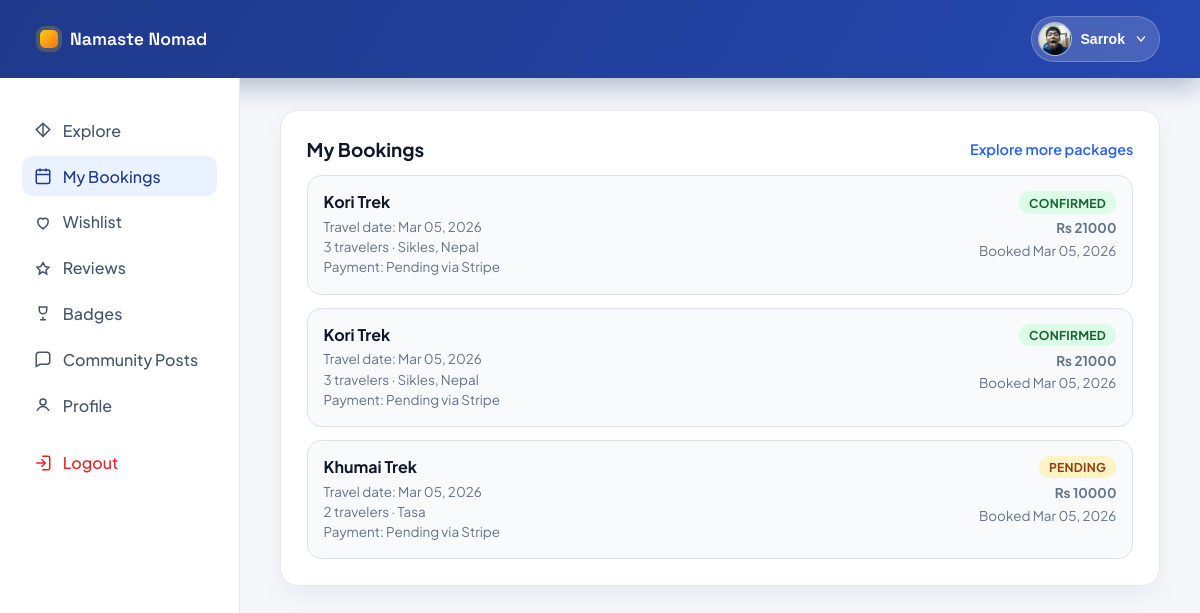
Page /accounts/traveler/bookings/ (signed in) on the earlier database version.
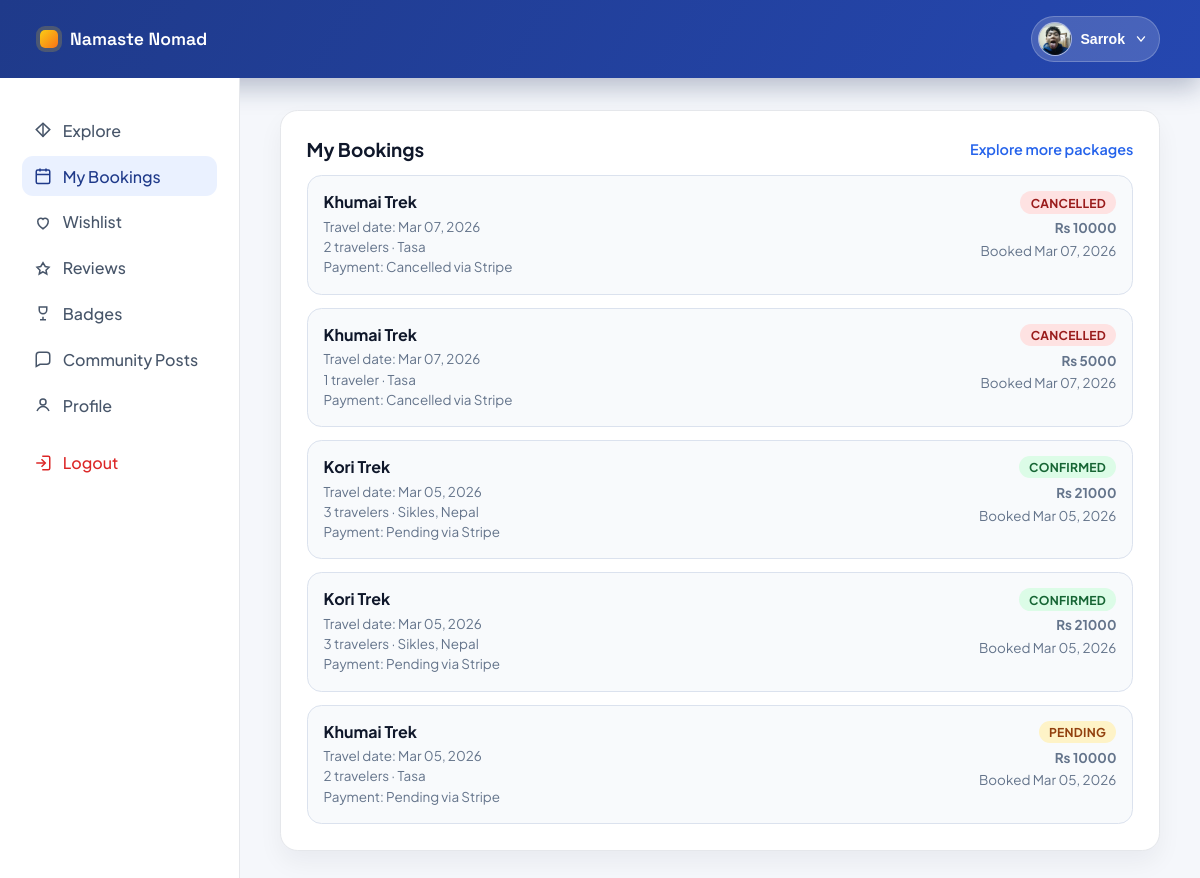
Same page on the later database version.
### accounts/models.py (models this page shows, shortened)
class TravelerProfile(models.Model):
    GENDER_CHOICES = (
        ('male', 'Male'),
        ('female', 'Female'),
        ('other', 'Other'),
        ('', 'Prefer not to say'),
    )
    user = models.OneToOneField(User, on_delete=models.CASCADE, related_name='traveler_profile')
    date_of_birth = models.DateField(blank=True, null=True)
    gender = models.CharField(max_length=20, choices=GENDER_CHOICES, blank=True)
    nationality = models.CharField(max_length=80, blank=True)
    bio = models.TextField(blank=True)
    avatar = models.ImageField(upload_to='avatars/', blank=True, null=True)
    created_at = models.DateTimeField(auto_now_add=True)

class User(AbstractUser):
    USER_TYPE_CHOICES = (
        ('vendor', 'Vendor'),
        ('traveler', 'Traveler'),
        ('admin', 'Admin'),
    )
    user_type = models.CharField(max_length=10, choices=USER_TYPE_CHOICES)
    phone = models.CharField(max_length=20, blank=True, null=True)
    is_verified = models.BooleanField(default=False)

### core/models.py (models this page shows, shortened)
class Booking(models.Model):
    STATUS_PAYMENT_PENDING = 'payment_pending'
    STATUS_PENDING = 'pending'
    STATUS_CONFIRMED = 'confirmed'
    STATUS_CANCELLED = 'cancelled'
    STATUS_CHOICES = [
        (STATUS_PAYMENT_PENDING, 'Payment Pending'),
        (STATUS_PENDING, 'Pending'),
        (STATUS_CONFIRMED, 'Confirmed'),
        (STATUS_CANCELLED, 'Cancelled'),
    ]
    PAYMENT_METHOD_STRIPE = 'stripe'
    PAYMENT_METHOD_ESEWA = 'esewa'
    PAYMENT_METHOD_KHALTI = 'khalti'
    PAYMENT_METHOD_CHOICES = [
        (PAYMENT_METHOD_STRIPE, 'Stripe'),
        (PAYMENT_METHOD_ESEWA, 'eSewa'),
        (PAYMENT_METHOD_KHALTI, 'Khalti'),
    ]
    PAYMENT_STATUS_PENDING = 'pending'
    PAYMENT_STATUS_PAID = 'paid'
    PAYMENT_STATUS_CANCELLED = 'cancelled'
    PAYMENT_STATUS_EXPIRED = 'expired'
    PAYMENT_STATUS_CHOICES = [
        (PAYMENT_STATUS_PENDING, 'Pending'),
        (PAYMENT_STATUS_PAID, 'Paid'),
        (PAYMENT_STATUS_CANCELLED, 'Cancelled'),
        (PAYMENT_STATUS_EXPIRED, 'Expired'),
    ]
    SOURCE_CHOICES = [
        ('direct', 'Direct'),
        ('partner', 'Partner'),
        ('social', 'Social'),
        ('marketplace', 'Marketplace'),
    ]
    package = models.ForeignKey(Package, on_delete=models.CASCADE, related_name='bookings')
    traveler = models.ForeignKey(
        settings.AUTH_USER_MODEL,
        on_delete=models.SET_NULL,
        related_name='traveler_bookings',
        null=True,
        blank=True,
    )
    number_of_people = models.PositiveIntegerField(default=1)
    travel_date = models.DateField(default=date.today)
    special_notes = models.TextField(blank=True)
    start_date = models.DateField(null=True, blank=True)
    end_date = models.DateField(null=True, blank=True)
    status = models.CharField(max_length=20, choices=STATUS_CHOICES, default=STATUS_PAYMENT_PENDING)
    payment_method = models.CharField(
        max_length=20,
        choices=PAYMENT_METHOD_CHOICES,
        default=PAYMENT_METHOD_STRIPE,
    )
    payment_status = models.CharField(
        max_length=20,
        choices=PAYMENT_STATUS_CHOICES,
        default=PAYMENT_STATUS_PENDING,
    )
    payment_reference = models.CharField(max_length=255, blank=True)
    stripe_checkout_session_id = models.CharField(max_length=255, blank=True)
    paid_at = models.DateTimeField(null=True, blank=True)
    payment_expires_at = models.DateTimeField(null=True, blank=True)
    source = models.CharField(max_length=20, choices=SOURCE_CHOICES, default='direct')
    total_price = models.DecimalField(
        max_digits=10,
        decimal_places=2,
        validators=[MinValueValidator(0)],
    )
    created_at = models.DateTimeField(auto_now_add=True)

class Package(models.Model):
    DIFFICULTY_CHOICES = (
        ('easy', 'Easy'),
        ('moderate', 'Moderate'),
        ('challenging', 'Challenging'),
        ('expedition', 'Expedition'),
    )
    CATEGORY_TREK = 'TREK'
    CATEGORY_TOUR = 'TOUR'
    CATEGORY_CHOICES = (
        (CATEGORY_TREK, 'Trek'),
        (CATEGORY_TOUR, 'Tour'),
    )
    vendor = models.ForeignKey(
        settings.AUTH_USER_MODEL,
        on_delete=models.CASCADE,
        related_name='vendor_packages',
    )
    title = models.CharField(max_length=200)
    category = models.CharField(max_length=10, choices=CATEGORY_CHOICES, default=CATEGORY_TREK)
    location = models.CharField(max_length=120, blank=True)
    description = models.TextField(blank=True)
    itinerary = models.TextField(blank=True)
    inclusions = models.TextField(blank=True)
    exclusions = models.TextField(blank=True)
    duration_days = models.PositiveSmallIntegerField(blank=True, null=True)
    difficulty = models.CharField(max_length=20, choices=DIFFICULTY_CHOICES, blank=True)
    group_size = models.PositiveSmallIntegerField(blank=True, null=True)
    available_slots = models.PositiveIntegerField(default=10)
    best_season = models.CharField(max_length=100, blank=True)
    image_url = models.URLField(blank=True)
    price = models.DecimalField(
        max_digits=10,
        decimal_places=2,
        validators=[MinValueValidator(0)],
    )
    is_active = models.BooleanField(default=True)
    views_count = models.PositiveIntegerField(default=0)
    created_at = models.DateTimeField(auto_now_add=True)

### accounts/views.py (the view)
# urls.py: path('traveler/bookings/', views.traveler_bookings, name='traveler_bookings'),
@never_cache
@login_required(login_url='traveler_login')
def traveler_bookings(request):
    if not _ensure_traveler(request):
        return redirect('traveler_login')
    profile = _get_traveler_profile(request.user)
    if profile is None:
        profile = TravelerProfile.objects.create(user=request.user)
    bookings = Booking.objects.filter(traveler=request.user).select_related(
        'package',
    ).order_by('-created_at')
    return render(request, 'accounts/traveler_bookings.html', {
        'traveler_profile': profile,
        'bookings': bookings,
        'active_page': 'bookings',
    })

### accounts/templates/accounts/traveler_bookings.html (shortened to what this page needs)
{% extends "accounts/traveler_base.html" %}
{% block traveler_content %}
    <section class="card bookings-card">
        <div class="section-head">
            <h1>My Bookings</h1>
            <a href="{% url 'traveler_home' %}">Explore more packages</a>
        </div>
        {% if bookings %}
            <div class="bookings-list">
                {% for booking in bookings %}
                    <article class="booking-item">
                        <div class="booking-item-main">
                            <h3><a href="{% url 'package_detail' booking.package.id %}">{{ booking.package.title }}</a></h3>
                            <p>Travel date: {{ booking.travel_date|date:"M d, Y" }}</p>
                            <p>{{ booking.number_of_people }} traveler{{ booking.number_of_people|pluralize }} · {{ booking.package.location|default:"Nepal" }}</p>
                            <p>Payment: {{ booking.get_payment_status_display }} via {{ booking.get_payment_method_display }}</p>
                        </div>
                        <div class="booking-item-meta">
                            <span class="status-pill status-{{ booking.status }}">{{ booking.get_status_display }}</span>
                            <strong>Rs {{ booking.total_price|floatformat:0 }}</strong>
                            <span>Booked {{ booking.created_at|date:"M d, Y" }}</span>
                        </div>
                    </article>
                {% endfor %}
            </div>
        {% else %}
            <p class="empty-state">You do not have any bookings yet.</p>
        {% endif %}
    </section>
{% endblock %}

### accounts/templates/accounts/traveler_base.html (shortened to what this page needs)
{% load static %}
<!DOCTYPE html>
<html lang="en">
<head>
    <link rel="stylesheet" href="{% static 'css/traveler_profile.css' %}?v=20260227a">
</head>
<body>
    <header class="traveler-topbar">
        <a class="brand" href="{% url 'traveler_home' %}">
            <span class="brand-mark"></span>
            <span class="brand-name">Namaste Nomad</span>
        </a>
        <div class="topbar-actions">
            <div class="profile-dropdown" data-profile-dropdown>
                <button type="button" class="profile-trigger" aria-haspopup="true" aria-expanded="false">
                    <span class="profile-trigger-avatar">
                        {% if traveler_profile and traveler_profile.avatar %}
                            <img src="{{ traveler_profile.avatar.url }}" alt="Traveler avatar">
                        {% else %}
                            <img src="{% static 'images/default-avatar.svg' %}" alt="Default traveler avatar">
                        {% endif %}
                    </span>
                    <span class="profile-trigger-name">{{ request.user.first_name|default:"Traveler" }}</span>
                    <svg width="14" height="14" viewBox="0 0 20 20" fill="none" aria-hidden="true">
                        <path d="M5 7l5 6 5-6" stroke="currentColor" stroke-width="2" stroke-linecap="round" stroke-linejoin="round"/>
                    </svg>
                </button>
            </div>
        </div>
    </header>
    <div class="traveler-shell">
        <aside class="traveler-sidebar">
            <nav class="sidebar-nav">
                <a class="nav-item {% if active_page == 'explore' %}active{% endif %}" href="{% url 'traveler_home' %}">
                    <span class="nav-icon">
                        <svg viewBox="0 0 24 24" fill="none" stroke="currentColor" stroke-width="2" aria-hidden="true">
                            <path d="M3 11.5 12 3l9 8.5-9 9-9-9z"/>
                            <path d="M12 3v18"/>
                        </svg>
                    </span>
                    Explore
                </a>
                <a class="nav-item {% if active_page == 'bookings' %}active{% endif %}" href="{% url 'traveler_bookings' %}">
                    <span class="nav-icon">
                        <svg viewBox="0 0 24 24" fill="none" stroke="currentColor" stroke-width="2" aria-hidden="true">
                            <rect x="3" y="4" width="18" height="18" rx="2"/>
                            <path d="M16 2v4M8 2v4M3 10h18"/>
                        </svg>
                    </span>
                    My Bookings
                </a>
                <a class="nav-item" href="#">
                    <span class="nav-icon">
                        <svg viewBox="0 0 24 24" fill="none" stroke="currentColor" stroke-width="2" aria-hidden="true">
                            <path d="M12 21s-7-4.35-7-10a4 4 0 0 1 7-2.65A4 4 0 0 1 19 11c0 5.65-7 10-7 10z"/>
                        </svg>
                    </span>
                    Wishlist
                </a>
                <a class="nav-item" href="{% url 'traveler_profile' %}#review-history">
                    <span class="nav-icon">
                        <svg viewBox="0 0 24 24" fill="none" stroke="currentColor" stroke-width="2" aria-hidden="true">
                            <path d="M12 17l-5 3 1-5-4-4 5-1 3-5 3 5 5 1-4 4 1 5-5-3z"/>
                        </svg>
                    </span>
                    Reviews
                </a>
                <a class="nav-item" href="#">
                    <span class="nav-icon">
                        <svg viewBox="0 0 24 24" fill="none" stroke="currentColor" stroke-width="2" aria-hidden="true">
                            <path d="M8 21h8"/>
                            <path d="M12 17v4"/>
                            <path d="M7 4h10v4a5 5 0 0 1-10 0V4z"/>
                        </svg>
                    </span>
                    Badges
                </a>
                <a class="nav-item {% if active_page == 'community' %}active{% endif %}" href="{% url 'community_dashboard' %}">
                    <span class="nav-icon">
                        <svg viewBox="0 0 24 24" fill="none" stroke="currentColor" stroke-width="2" aria-hidden="true">
                            <path d="M21 15a4 4 0 0 1-4 4H8l-5 3V7a4 4 0 0 1 4-4h10a4 4 0 0 1 4 4z"/>
                        </svg>
                    </span>
                    Community Posts
                </a>
                <a class="nav-item {% if active_page == 'profile' %}active{% endif %}" href="{% url 'traveler_profile' %}">
                    <span class="nav-icon">
                        <svg viewBox="0 0 24 24" fill="none" stroke="currentColor" stroke-width="2" aria-hidden="true">
                            <circle cx="12" cy="8" r="4"/>
                            <path d="M4 20c2-4 6-6 8-6s6 2 8 6"/>
                        </svg>
                    </span>
                    Profile
                </a>
                <a class="nav-item logout" href="{% url 'logout' %}">
                    <span class="nav-icon">
                        <svg viewBox="0 0 24 24" fill="none" stroke="currentColor" stroke-width="2" aria-hidden="true">
                            <path d="M10 17l5-5-5-5"/>
                            <path d="M15 12H3"/>
                            <path d="M11 3h8a2 2 0 0 1 2 2v14a2 2 0 0 1-2 2h-8"/>
                        </svg>
                    </span>
                    Logout
                </a>
            </nav>
        </aside>
        <main class="traveler-main">
            {% block traveler_content %}{% endblock %}
        </main>
    </div>
</body>
</html>

Differences in the rows shown:
added Booking: package "Khumai Trek", travel_date "Mar 07, 2026", number_of_people "2", package.location "Tasa", payment_status "Cancelled", payment_method "Stripe", status "CANCELLED", total_price "10000", created_at "Mar 07, 2026"
added Booking: package "Khumai Trek", travel_date "Mar 07, 2026", number_of_people "1", package.location "Tasa", payment_status "Cancelled", payment_method "Stripe", status "CANCELLED", total_price "5000", created_at "Mar 07, 2026"
